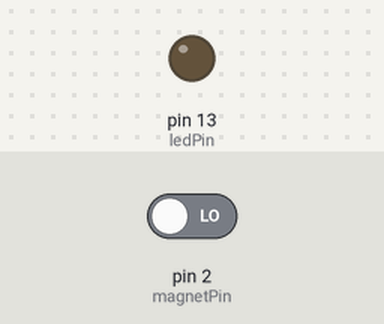
Bench run of a sketch on a simulated Arduino Uno, built with avr-gcc and run on an emulated ATmega328P. Parts: output pins drawn as LEDs (lit = HIGH). The inputs (shaded band) are chosen by the test bench; at power-on: pin 2 (magnetPin) LOW.

Above: at 1.2 s.
1.3 s: pin 2 (magnetPin) driven HIGH
At 2.0 s:
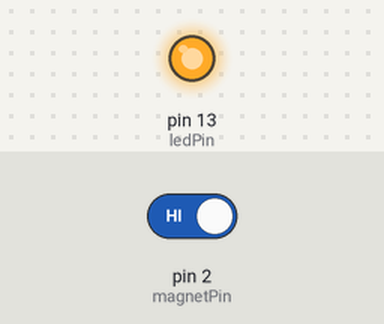
2.8 s: pin 2 (magnetPin) driven LOW
At 3.1 s:
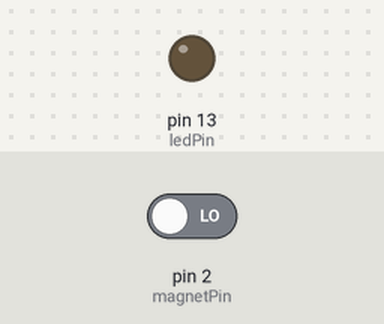
Timing chart, 0 to 5.8 s (numbered marks = the images above; inputs shaded):
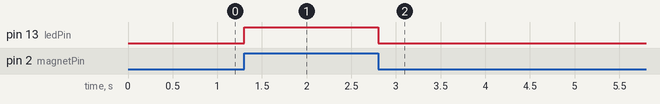

Measured:
- after the input at 1.3 s, pin 13 (ledPin): LOW → HIGH at once
- after the input at 2.8 s, pin 13 (ledPin): HIGH → LOW at once

The sketch:

magnet.ino
```cpp
const int magnetPin = 2;     // the number of the pushbutton pin
const int ledPin =  13;      // the number of the LED pin

int magnetState= 0;         // variable for reading the pushbutton status

void setup() {
  pinMode(ledPin, OUTPUT);     // initialize the LED pin as an output:
  pinMode(magnetPin, INPUT);
}

void loop(){
  // read the state of the magnet sensor value:
  magnetState = digitalRead(magnetPin);

  if (magnetState == HIGH) {
    // turn LED on:
    digitalWrite(ledPin , HIGH);
  }
  else {
    // turn LED off:
    digitalWrite(ledPin , LOW);
  }
  delay(100);
}
```
